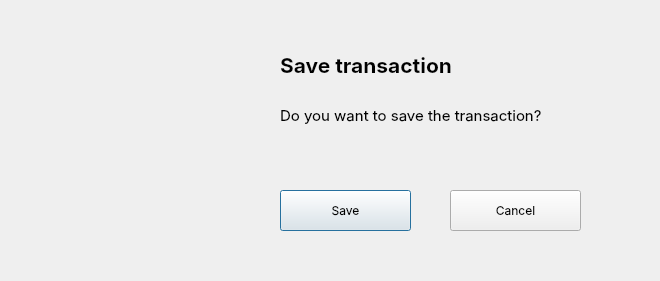
<?xml version="1.0" encoding="UTF-8"?>
<ui version="4.0">
 <class>Dialog</class>
 <widget class="QDialog" name="Dialog">
  <property name="geometry">
   <rect>
    <x>0</x>
    <y>0</y>
    <width>660</width>
    <height>281</height>
   </rect>
  </property>
  <property name="windowTitle">
   <string>Dialog</string>
  </property>
  <widget class="QLabel" name="label">
   <property name="geometry">
    <rect>
     <x>40</x>
     <y>40</y>
     <width>200</width>
     <height>200</height>
    </rect>
   </property>
   <property name="text">
    <string/>
   </property>
   <property name="pixmap">
    <pixmap>save_transaction.png</pixmap>
   </property>
   <property name="scaledContents">
    <bool>true</bool>
   </property>
  </widget>
  <widget class="QPushButton" name="save_btn">
   <property name="geometry">
    <rect>
     <x>280</x>
     <y>190</y>
     <width>131</width>
     <height>41</height>
    </rect>
   </property>
   <property name="font">
    <font>
     <family>SF Pro Display</family>
     <pointsize>9</pointsize>
    </font>
   </property>
   <property name="text">
    <string>Save</string>
   </property>
   <property name="default">
    <bool>false</bool>
   </property>
   <property name="flat">
    <bool>false</bool>
   </property>
  </widget>
  <widget class="QPushButton" name="pushButton_2">
   <property name="geometry">
    <rect>
     <x>450</x>
     <y>190</y>
     <width>131</width>
     <height>41</height>
    </rect>
   </property>
   <property name="font">
    <font>
     <family>SF Pro Display</family>
     <pointsize>9</pointsize>
    </font>
   </property>
   <property name="text">
    <string>Cancel</string>
   </property>
  </widget>
  <widget class="QLabel" name="label_2">
   <property name="geometry">
    <rect>
     <x>280</x>
     <y>30</y>
     <width>391</width>
     <height>71</height>
    </rect>
   </property>
   <property name="font">
    <font>
     <family>SF Pro Display</family>
     <pointsize>16</pointsize>
     <weight>75</weight>
     <bold>true</bold>
    </font>
   </property>
   <property name="text">
    <string>Save transaction</string>
   </property>
  </widget>
  <widget class="QLabel" name="label_3">
   <property name="geometry">
    <rect>
     <x>280</x>
     <y>80</y>
     <width>391</width>
     <height>71</height>
    </rect>
   </property>
   <property name="font">
    <font>
     <family>SF Pro Display</family>
     <pointsize>11</pointsize>
     <weight>50</weight>
     <bold>false</bold>
    </font>
   </property>
   <property name="text">
    <string>&lt;html&gt;&lt;head/&gt;&lt;body&gt;&lt;p&gt;Do you want to save the transaction?&lt;/p&gt;&lt;/body&gt;&lt;/html&gt;</string>
   </property>
  </widget>
 </widget>
 <resources/>
 <connections/>
</ui>
